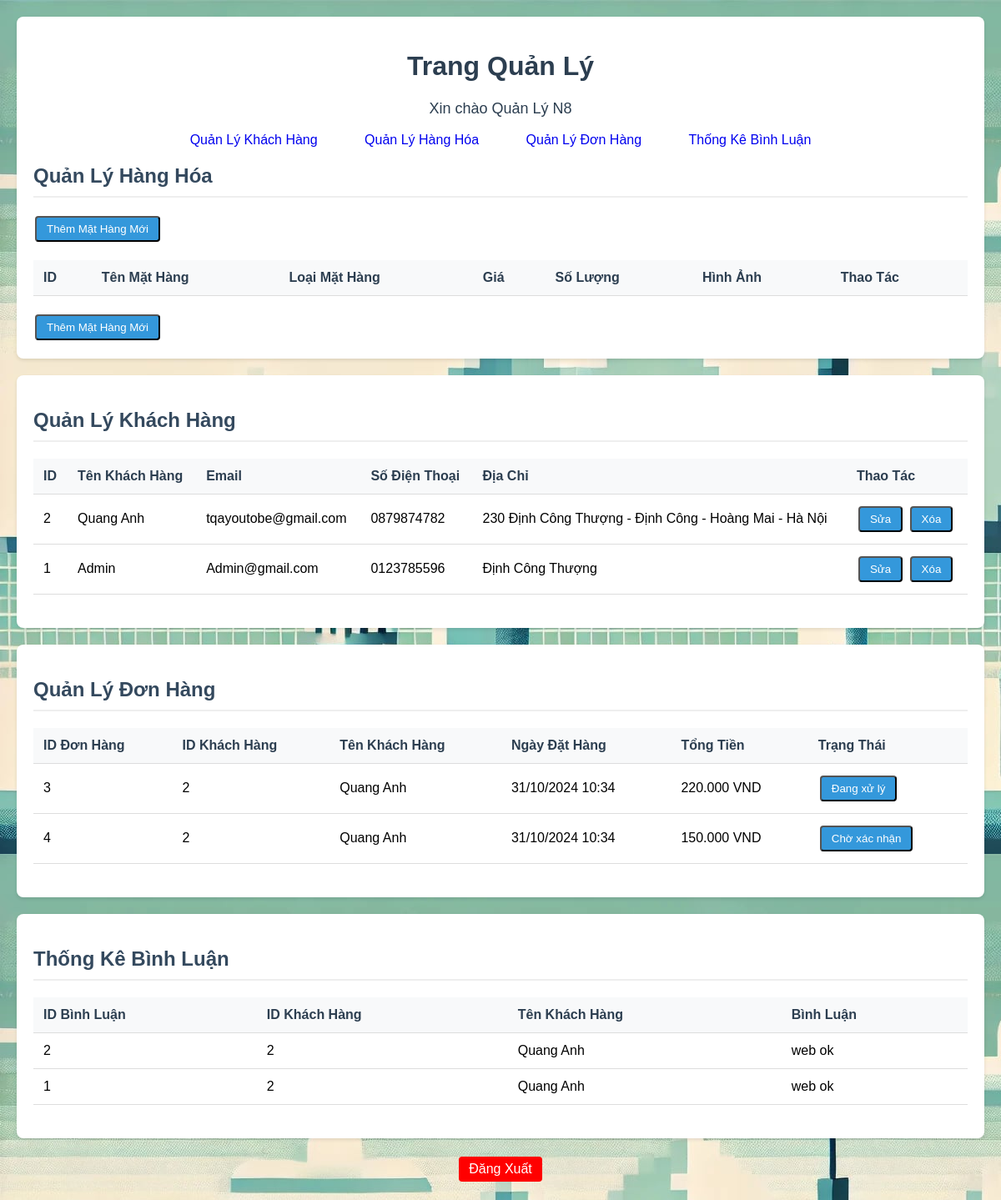
The app's page /admin.php with its own data.
### tables this page shows
CREATE TABLE `khach_hang` (
  `id` int(11) NOT NULL AUTO_INCREMENT,
  `id_tai_khoan` int(11) DEFAULT NULL,
  `ten_khach_hang` varchar(100) DEFAULT NULL,
  `email` varchar(100) DEFAULT NULL,
  `so_dien_thoai` varchar(20) DEFAULT NULL,
  `dia_chi` varchar(255) DEFAULT NULL,
  PRIMARY KEY (`id`),
  KEY `id_tai_khoan` (`id_tai_khoan`),
  CONSTRAINT `khach_hang_ibfk_1` FOREIGN KEY (`id_tai_khoan`) REFERENCES `tai_khoan_khach_hang` (`id`)
);

CREATE TABLE `don_hang` (
  `id` int(11) NOT NULL AUTO_INCREMENT,
  `id_khach_hang` int(11) NOT NULL,
  `id_mat_hang` int(11) NOT NULL,
  `so_luong` int(11) NOT NULL,
  `tong_tien` decimal(10,2) NOT NULL,
  `ngay_dat_hang` datetime DEFAULT current_timestamp(),
  `trang_thai` varchar(50) DEFAULT 'Chờ xác nhận',
  PRIMARY KEY (`id`),
  KEY `id_khach_hang` (`id_khach_hang`),
  KEY `id_mat_hang` (`id_mat_hang`),
  CONSTRAINT `don_hang_ibfk_1` FOREIGN KEY (`id_khach_hang`) REFERENCES `khach_hang` (`id`),
  CONSTRAINT `don_hang_ibfk_2` FOREIGN KEY (`id_mat_hang`) REFERENCES `mat_hang` (`id`)
);

CREATE TABLE `binh_luan` (
  `id` int(11) NOT NULL AUTO_INCREMENT,
  `id_khach_hang` int(11) NOT NULL,
  `ten_khach_hang` varchar(100) NOT NULL,
  `noi_dung` text NOT NULL,
  PRIMARY KEY (`id`),
  KEY `id_khach_hang` (`id_khach_hang`),
  CONSTRAINT `binh_luan_ibfk_1` FOREIGN KEY (`id_khach_hang`) REFERENCES `khach_hang` (`id`)
);

### admin.php (the view, shortened to what this page needs)
<!DOCTYPE html>
<html lang="vi">
<head>
</head>
<body>
    <?php
    $servername = "localhost";
    $username = "root";
    $password = "";
    $dbname = "thuc_pham_chuc_nang";
    $ket_noi = mysqli_connect($servername, $username, $password, $dbname);
    ?>
    <div class="section">
        <h1>Trang Quản Lý</h1>
        <p style="text-align: center;">Xin chào Quản Lý N8</p>
        <div style="text-align: center; margin-bottom: 20px;">
            <a href="#quan-ly-khach-hang" class="btn btn-primary" style="margin: 0 10px;text-decoration: none;">Quản Lý Khách Hàng</a>
            <a href="#quan-ly-hang-hoa" class="btn btn-primary" style="margin: 0 10px;text-decoration: none;">Quản Lý Hàng Hóa</a>
            <a href="#quan-ly-don-hang" class="btn btn-primary" style="margin: 0 10px;text-decoration: none;">Quản Lý Đơn Hàng</a>
            <a href="#thong-ke-binh-luan" class="btn btn-primary" style="margin: 0 10px;text-decoration: none;">Thống Kê Bình Luận</a>
        </div>
        <h2 id="quan-ly-hang-hoa">Quản Lý Hàng Hóa</h2>
        <button onclick="hienFormThemMatHang()" class="action-link">Thêm Mặt Hàng Mới</button>
        <table>
            <tr>
                <th>ID</th>
                <th>Tên Mặt Hàng</th>
                <th>Loại Mặt Hàng</th>
                <th>Giá</th>
                <th>Số Lượng</th>
                <th>Hình Ảnh</th>
                <th>Thao Tác</th>
            </tr>
        </table>
        <button onclick="hienFormThemMatHang()" class="action-link">Thêm Mặt Hàng Mới</button>
    </div>
    <div class="section">
        <h2 id="quan-ly-khach-hang">Quản Lý Khách Hàng</h2>
        <table>
            <tr>
                <th>ID</th>
                <th>Tên Khách Hàng</th>
                <th>Email</th>
                <th>Số Điện Thoại</th>
                <th>Địa Chỉ</th>
                <th>Thao Tác</th>
            </tr>
            <?php
            $quanlykhachhang = "SELECT * FROM khach_hang ORDER BY id DESC";
            $ket_qua = $ket_noi->query($quanlykhachhang);
            if($ket_qua->num_rows > 0) {
                while($dong = $ket_qua->fetch_assoc()) {
                    ?>
                    <tr>
                        <td><?php echo htmlspecialchars($dong['id']); ?></td>
                        <td><?php echo htmlspecialchars($dong['ten_khach_hang']); ?></td>
                        <td><?php echo htmlspecialchars($dong['email']); ?></td>
                        <td><?php echo htmlspecialchars($dong['so_dien_thoai']); ?></td>
                        <td><?php echo htmlspecialchars($dong['dia_chi']); ?></td>
                        <td>
                            <button onclick="hienFormKhachHang(<?php echo $dong['id']; ?>, '<?php echo addslashes($dong['ten_khach_hang']); ?>', '<?php echo addslashes($dong['email']); ?>', '<?php echo addslashes($dong['so_dien_thoai']); ?>', '<?php echo addslashes($dong['dia_chi']); ?>')" class="action-link">Sửa</button>
                            <button  xoa_khach_hang(<?php echo $dong['id']; ?>) class="action-link">Xóa</button>
                        </td>
                    </tr>
                    <?php
                }
            }
            ?>
        </table>
    </div>
    <div class="section">
        <h2 id="quan-ly-don-hang">Quản Lý Đơn Hàng</h2>
        <table>
            <tr>
                <th>ID Đơn Hàng</th>
                <th>ID Khách Hàng</th>
                <th>Tên Khách Hàng</th>
                <th>Ngày Đặt Hàng</th>
                <th>Tổng Tiền</th>
                <th>Trạng Thái</th>
            </tr>
            <?php
            $quanlydonhang = "SELECT dh.*, kh.ten_khach_hang
                             FROM don_hang dh
                             LEFT JOIN khach_hang kh ON dh.id_khach_hang = kh.id
                             ORDER BY ngay_dat_hang DESC";
            $ket_qua = $ket_noi->query($quanlydonhang);
            if($ket_qua->num_rows > 0) {
                while($dong = $ket_qua->fetch_assoc()) {
                    ?>
                    <tr>
                        <td><?php echo htmlspecialchars($dong['id']); ?></td>
                        <td><?php echo htmlspecialchars($dong['id_khach_hang']); ?></td>
                        <td><?php echo htmlspecialchars($dong['ten_khach_hang']); ?></td>
                        <td><?php echo date('d/m/Y H:i', strtotime($dong['ngay_dat_hang'])); ?></td>
                        <td><?php echo number_format($dong['tong_tien'], 0, ',', '.'); ?> VND</td>
                        <td>
                            <button onclick="hienFormDonHang(<?php echo $dong['id']; ?>, '<?php echo $dong['trang_thai']; ?>')" class="action-link">
                                <?php echo htmlspecialchars($dong['trang_thai']); ?>
                            </button>
                        </td>
                    </tr>
                    <?php
                }
            }
            ?>
        </table>
    </div>
    <div class="section">
            <h2 id="thong-ke-binh-luan">Thống Kê Bình Luận</h2>
            <?php
            $thongkebinhluan = "SELECT bl.*, kh.ten_khach_hang
                               FROM binh_luan bl
                               LEFT JOIN khach_hang kh ON bl.id_khach_hang = kh.id
                               ORDER BY bl.id DESC";
            $ket_qua = $ket_noi->query($thongkebinhluan);
            ?>
            <table>
                <tr>
                    <th>ID Bình Luận</th>
                    <th>ID Khách Hàng</th>
                    <th>Tên Khách Hàng</th>
                    <th>Bình Luận</th>
                </tr>
                <?php
                if($ket_qua->num_rows > 0) {
                    while($dong = $ket_qua->fetch_assoc()) {
                        ?>
                        <tr>
                            <td><?php echo htmlspecialchars($dong['id']); ?></td>
                            <td><?php echo htmlspecialchars($dong['id_khach_hang']); ?></td>
                            <td><?php echo htmlspecialchars($dong['ten_khach_hang']); ?></td>
                            <td><?php echo htmlspecialchars($dong['noi_dung']); ?></td>
                        </tr>
                        <?php
                    }
                }
                ?>
            </table>
    </div>
    <div class="logout" style="text-align: center;">
        <a href="logout.php" class="action-link" style="background-color: red;">Đăng Xuất</a>
    </div>
</body>
</html>

### admin.php (style rules this page uses)
body { font-family: Arial, sans-serif; margin: 20px; background-image: url('hihi.jpg'); }
.section { background: white; padding: 20px; border-radius: 8px; margin-bottom: 20px; box-shadow: 0 2px 4px rgba(0,0,0,0.1); }
h1 { color: #2c3e50; text-align: center; }
h2 { color: #34495e; border-bottom: 2px solid #eee; padding-bottom: 10px; }
table { width: 100%; border-collapse: collapse; margin: 20px 0; }
th, td { padding: 12px; text-align: left; border-bottom: 1px solid #ddd; }
th { background-color: #f8f9fa; color: #2c3e50; }
.action-link { display: inline-block; padding: 6px 12px; margin: 2px; background-color: #3498db; color: white; text-decoration: none; border-radius: 4px; transition: background-color 0.3s; }
p { color: #2c3e50; font-size: 18px; }
.btn { padding: 8px 16px; border: none; border-radius: 4px; cursor: pointer; }

### records on screen
khach_hang: id "2", ten_khach_hang "Quang Anh", email "tqayoutobe@gmail.com", so_dien_thoai "0879874782", dia_chi "230 Định Công Thượng - Định Công - Hoàng Mai - Hà Nội"
khach_hang: id "1", ten_khach_hang "Admin", email "Admin@gmail.com", so_dien_thoai "0123785596", dia_chi "Định Công Thượng"
don_hang: id "3", id_khach_hang "2", id_khach_hang.ten_khach_hang "Quang Anh", ngay_dat_hang "31/10/2024 10:34", tong_tien "220.000", trang_thai "Đang xử lý"
don_hang: id "4", id_khach_hang "2", id_khach_hang.ten_khach_hang "Quang Anh", ngay_dat_hang "31/10/2024 10:34", tong_tien "150.000", trang_thai "Chờ xác nhận"
binh_luan: id "2", id_khach_hang "2", id_khach_hang.ten_khach_hang "Quang Anh", noi_dung "web ok"
binh_luan: id "1", id_khach_hang "2", id_khach_hang.ten_khach_hang "Quang Anh", noi_dung "web ok"
